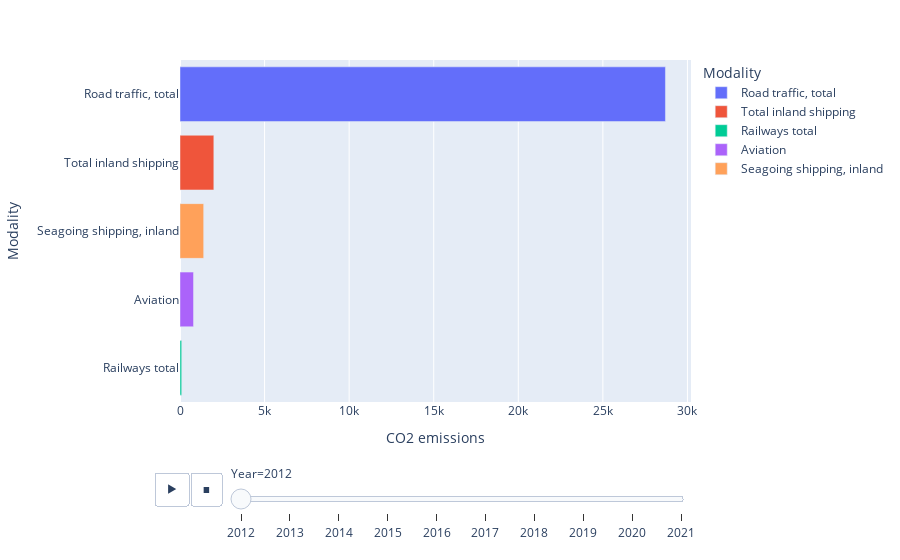

This figure's notebook cell:
### Code cell
fig = px.bar(df_total, x='CO2 emissions', y='Modality', animation_frame='Year', animation_group='CO2 emissions', color='Modality')
fig.update_yaxes(categoryorder='total ascending')
fig.show()

### Figure 1 — Plotly figure (JSON) as saved in the notebook; plotly's stock layout.template omitted (floating-point values rounded to 4 significant figures)
{"data": [{"alignmentgroup": "True", "hovertemplate": "Modality=%{y}<br>Year=2012<br>CO2 emissions=%{x}<extra></extra>", "ids": [28700], "legendgroup": "Road traffic, total", "marker": {"color": "#636efa", "pattern": {"shape": ""}}, "name": "Road traffic, total", "offsetgroup": "Road traffic, total", "orientation": "h", "showlegend": true, "textposition": "auto", "type": "bar", "x": [28700], "xaxis": "x", "y": ["Road traffic, total"], "yaxis": "y"}, {"alignmentgroup": "True", "hovertemplate": "Modality=%{y}<br>Year=2012<br>CO2 emissions=%{x}<extra></extra>", "ids": [2000], "legendgroup": "Total inland shipping", "marker": {"color": "#EF553B", "pattern": {"shape": ""}}, "name": "Total inland shipping", "offsetgroup": "Total inland shipping", "orientation": "h", "showlegend": true, "textposition": "auto", "type": "bar", "x": [2000], "xaxis": "x", "y": ["Total inland shipping"], "yaxis": "y"}, {"alignmentgroup": "True", "hovertemplate": "Modality=%{y}<br>Year=2012<br>CO2 emissions=%{x}<extra></extra>", "ids": [100], "legendgroup": "Railways total", "marker": {"color": "#00cc96", "pattern": {"shape": ""}}, "name": "Railways total", "offsetgroup": "Railways total", "orientation": "h", "showlegend": true, "textposition": "auto", "type": "bar", "x": [100], "xaxis": "x", "y": ["Railways total"], "yaxis": "y"}, {"alignmentgroup": "True", "hovertemplate": "Modality=%{y}<br>Year=2012<br>CO2 emissions=%{x}<extra></extra>", "ids": [800], "legendgroup": "Aviation", "marker": {"color": "#ab63fa", "pattern": {"shape": ""}}, "name": "Aviation", "offsetgroup": "Aviation", "orientation": "h", "showlegend": true, "textposition": "auto", "type": "bar", "x": [800], "xaxis": "x", "y": ["Aviation"], "yaxis": "y"}, {"alignmentgroup": "True", "hovertemplate": "Modality=%{y}<br>Year=2012<br>CO2 emissions=%{x}<extra></extra>", "ids": [1400], "legendgroup": "Seagoing shipping, inland", "marker": {"color": "#FFA15A", "pattern": {"shape": ""}}, "name": "Seagoing shipping, inland", "offsetgroup": "Seagoing shipping, inland", "orientation": "h", "showlegend": true, "textposition": "auto", "type": "bar", "x": [1400], "xaxis": "x", "y": ["Seagoing shipping, inland"], "yaxis": "y"}], "layout": {"barmode": "relative", "legend": {"title": {"text": "Modality"}, "tracegroupgap": 0}, "margin": {"t": 60}, "sliders": [{"active": 0, "currentvalue": {"prefix": "Year="}, "len": 0.9, "pad": {"b": 10, "t": 60}, "steps": [{"args": [["2012"], {"frame": {"duration": 0, "redraw": true}, "fromcurrent": true, "mode": "immediate", "transition": {"duration": 0, "easing": "linear"}}], "label": "2012", "method": "animate"}, {"args": [["2013"], {"frame": {"duration": 0, "redraw": true}, "fromcurrent": true, "mode": "immediate", "transition": {"duration": 0, "easing": "linear"}}], "label": "2013", "method": "animate"}, {"args": [["2014"], {"frame": {"duration": 0, "redraw": true}, "fromcurrent": true, "mode": "immediate", "transition": {"duration": 0, "easing": "linear"}}], "label": "2014", "method": "animate"}, {"args": [["2015"], {"frame": {"duration": 0, "redraw": true}, "fromcurrent": true, "mode": "immediate", "transition": {"duration": 0, "easing": "linear"}}], "label": "2015", "method": "animate"}, {"args": [["2016"], {"frame": {"duration": 0, "redraw": true}, "fromcurrent": true, "mode": "immediate", "transition": {"duration": 0, "easing": "linear"}}], "label": "2016", "method": "animate"}, {"args": [["2017"], {"frame": {"duration": 0, "redraw": true}, "fromcurrent": true, "mode": "immediate", "transition": {"duration": 0, "easing": "linear"}}], "label": "2017", "method": "animate"}, {"args": [["2018"], {"frame": {"duration": 0, "redraw": true}, "fromcurrent": true, "mode": "immediate", "transition": {"duration": 0, "easing": "linear"}}], "label": "2018", "method": "animate"}, {"args": [["2019"], {"frame": {"duration": 0, "redraw": true}, "fromcurrent": true, "mode": "immediate", "transition": {"duration": 0, "easing": "linear"}}], "label": "2019", "method": "animate"}, {"args": [["2020"], {"frame": {"duration": 0, "redraw": true}, "fromcurrent": true, "mode": "immediate", "transition": {"duration": 0, "easing": "linear"}}], "label": "2020", "method": "animate"}, {"args": [["2021"], {"frame": {"duration": 0, "redraw": true}, "fromcurrent": true, "mode": "immediate", "transition": {"duration": 0, "easing": "linear"}}], "label": "2021", "method": "animate"}], "x": 0.1, "xanchor": "left", "y": 0, "yanchor": "top"}], "updatemenus": [{"buttons": [{"args": [null, {"frame": {"duration": 500, "redraw": true}, "fromcurrent": true, "mode": "immediate", "transition": {"duration": 500, "easing": "linear"}}], "label": "&#9654;", "method": "animate"}, {"args": [[null], {"frame": {"duration": 0, "redraw": true}, "fromcurrent": true, "mode": "immediate", "transition": {"duration": 0, "easing": "linear"}}], "label": "&#9724;", "method": "animate"}], "direction": "left", "pad": {"r": 10, "t": 70}, "showactive": false, "type": "buttons", "x": 0.1, "xanchor": "right", "y": 0, "yanchor": "top"}], "xaxis": {"anchor": "y", "domain": [0, 1], "title": {"text": "CO2 emissions"}}, "yaxis": {"anchor": "x", "categoryarray": ["Seagoing shipping, inland", "Aviation", "Railways total", "Total inland shipping", "Road traffic, total"], "categoryorder": "total ascending", "domain": [0, 1], "title": {"text": "Modality"}}}}
